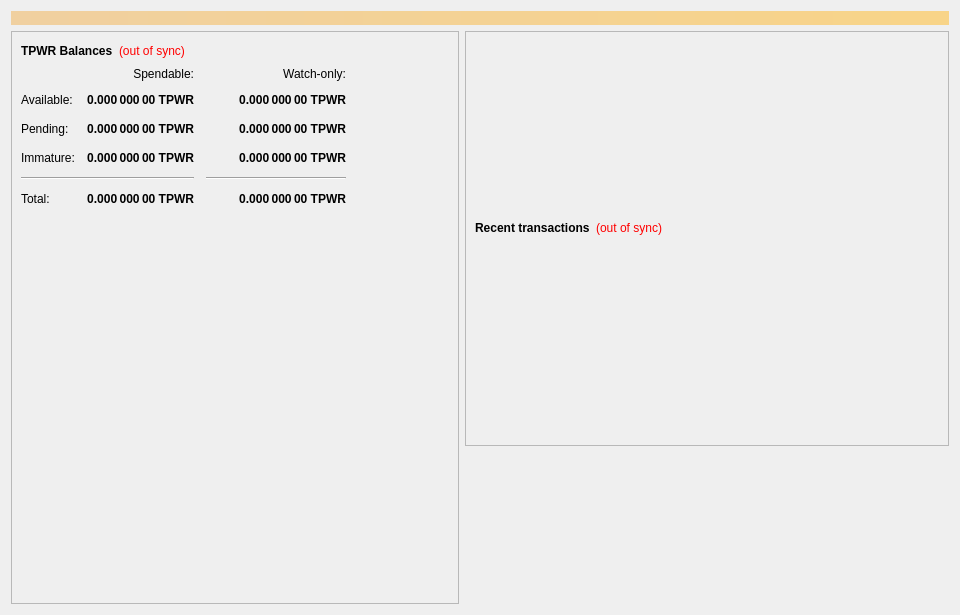
<?xml version="1.0" encoding="UTF-8"?>
<ui version="4.0">
 <class>OverviewPage</class>
 <widget class="QWidget" name="OverviewPage">
  <property name="geometry">
   <rect>
    <x>0</x>
    <y>0</y>
    <width>960</width>
    <height>615</height>
   </rect>
  </property>
  <property name="minimumSize">
   <size>
    <width>960</width>
    <height>0</height>
   </size>
  </property>
  <property name="windowTitle">
   <string>Form</string>
  </property>
  <layout class="QVBoxLayout" name="topLayout">
   <item>
    <widget class="QLabel" name="labelAlerts">
     <property name="visible">
      <bool>false</bool>
     </property>
     <property name="styleSheet">
      <string notr="true">background-color: qlineargradient(x1: 0, y1: 0, x2: 1, y2: 0, stop:0 #F0D0A0, stop:1 #F8D488); color:#000000;</string>
     </property>
     <property name="wordWrap">
      <bool>true</bool>
     </property>
     <property name="margin">
      <number>3</number>
     </property>
    </widget>
   </item>
   <item>
    <layout class="QHBoxLayout" name="horizontalLayout" stretch="1,1">
     <item>
      <layout class="QVBoxLayout" name="verticalLayout_2">
       <item>
        <widget class="QFrame" name="frame">
         <property name="frameShape">
          <enum>QFrame::StyledPanel</enum>
         </property>
         <property name="frameShadow">
          <enum>QFrame::Raised</enum>
         </property>
         <layout class="QVBoxLayout" name="verticalLayout_4">
          <item>
           <layout class="QHBoxLayout" name="horizontalLayout_4">
            <item>
             <widget class="QLabel" name="label_5">
              <property name="font">
               <font>
                <weight>75</weight>
                <bold>true</bold>
               </font>
              </property>
              <property name="text">
               <string>TPWR Balances</string>
              </property>
             </widget>
            </item>
            <item>
             <widget class="QLabel" name="labelWalletStatus">
              <property name="cursor">
               <cursorShape>WhatsThisCursor</cursorShape>
              </property>
              <property name="toolTip">
               <string>The displayed information may be out of date. Your wallet automatically synchronizes with the TPWR network after a connection is established, but this process has not completed yet.</string>
              </property>
              <property name="styleSheet">
               <string notr="true">QLabel { color: red; }</string>
              </property>
              <property name="text">
               <string notr="true">(out of sync)</string>
              </property>
              <property name="alignment">
               <set>Qt::AlignLeading|Qt::AlignLeft|Qt::AlignVCenter</set>
              </property>
             </widget>
            </item>
            <item>
             <spacer name="horizontalSpacer_3">
              <property name="orientation">
               <enum>Qt::Horizontal</enum>
              </property>
              <property name="sizeHint" stdset="0">
               <size>
                <width>40</width>
                <height>20</height>
               </size>
              </property>
             </spacer>
            </item>
           </layout>
          </item>
          <item>
           <layout class="QGridLayout" name="gridLayout">
            <property name="spacing">
             <number>12</number>
            </property>
            <item row="2" column="2">
             <widget class="QLabel" name="labelWatchPending">
              <property name="font">
               <font>
                <weight>75</weight>
                <bold>true</bold>
               </font>
              </property>
              <property name="cursor">
               <cursorShape>IBeamCursor</cursorShape>
              </property>
              <property name="toolTip">
               <string>Unconfirmed transactions to watch-only addresses</string>
              </property>
              <property name="text">
               <string notr="true">0.000 000 00 TPWR</string>
              </property>
              <property name="alignment">
               <set>Qt::AlignRight|Qt::AlignTrailing|Qt::AlignVCenter</set>
              </property>
              <property name="textInteractionFlags">
               <set>Qt::LinksAccessibleByMouse|Qt::TextSelectableByKeyboard|Qt::TextSelectableByMouse</set>
              </property>
             </widget>
            </item>
            <item row="2" column="1">
             <widget class="QLabel" name="labelUnconfirmed">
              <property name="font">
               <font>
                <weight>75</weight>
                <bold>true</bold>
               </font>
              </property>
              <property name="cursor">
               <cursorShape>IBeamCursor</cursorShape>
              </property>
              <property name="toolTip">
               <string>Total of transactions that have yet to be confirmed, and do not yet count toward the spendable balance</string>
              </property>
              <property name="text">
               <string notr="true">0.000 000 00 TPWR</string>
              </property>
              <property name="alignment">
               <set>Qt::AlignRight|Qt::AlignTrailing|Qt::AlignVCenter</set>
              </property>
              <property name="textInteractionFlags">
               <set>Qt::LinksAccessibleByMouse|Qt::TextSelectableByKeyboard|Qt::TextSelectableByMouse</set>
              </property>
             </widget>
            </item>
            <item row="3" column="2">
             <widget class="QLabel" name="labelWatchImmature">
              <property name="font">
               <font>
                <weight>75</weight>
                <bold>true</bold>
               </font>
              </property>
              <property name="cursor">
               <cursorShape>IBeamCursor</cursorShape>
              </property>
              <property name="toolTip">
               <string>Staked or masternode rewards in watch-only addresses that has not yet matured</string>
              </property>
              <property name="text">
               <string notr="true">0.000 000 00 TPWR</string>
              </property>
              <property name="alignment">
               <set>Qt::AlignRight|Qt::AlignTrailing|Qt::AlignVCenter</set>
              </property>
              <property name="textInteractionFlags">
               <set>Qt::LinksAccessibleByMouse|Qt::TextSelectableByKeyboard|Qt::TextSelectableByMouse</set>
              </property>
             </widget>
            </item>
            <item row="4" column="0" colspan="2">
             <widget class="Line" name="lineSpendableBalance">
              <property name="orientation">
               <enum>Qt::Horizontal</enum>
              </property>
             </widget>
            </item>
            <item row="4" column="2">
             <widget class="Line" name="lineWatchBalance">
              <property name="sizePolicy">
               <sizepolicy hsizetype="Preferred" vsizetype="Fixed">
                <horstretch>0</horstretch>
                <verstretch>0</verstretch>
               </sizepolicy>
              </property>
              <property name="minimumSize">
               <size>
                <width>140</width>
                <height>0</height>
               </size>
              </property>
              <property name="orientation">
               <enum>Qt::Horizontal</enum>
              </property>
             </widget>
            </item>
            <item row="5" column="0">
             <widget class="QLabel" name="labelTotalText">
              <property name="text">
               <string>Total:</string>
              </property>
             </widget>
            </item>
            <item row="3" column="1">
             <widget class="QLabel" name="labelImmature">
              <property name="font">
               <font>
                <weight>75</weight>
                <bold>true</bold>
               </font>
              </property>
              <property name="cursor">
               <cursorShape>IBeamCursor</cursorShape>
              </property>
              <property name="toolTip">
               <string>Staked or masternode rewards that has not yet matured</string>
              </property>
              <property name="text">
               <string notr="true">0.000 000 00 TPWR</string>
              </property>
              <property name="alignment">
               <set>Qt::AlignRight|Qt::AlignTrailing|Qt::AlignVCenter</set>
              </property>
              <property name="textInteractionFlags">
               <set>Qt::LinksAccessibleByMouse|Qt::TextSelectableByKeyboard|Qt::TextSelectableByMouse</set>
              </property>
             </widget>
            </item>
            <item row="2" column="3">
             <spacer name="horizontalSpacer_2">
              <property name="orientation">
               <enum>Qt::Horizontal</enum>
              </property>
              <property name="sizeHint" stdset="0">
               <size>
                <width>40</width>
                <height>20</height>
               </size>
              </property>
             </spacer>
            </item>
            <item row="3" column="0">
             <widget class="QLabel" name="labelImmatureText">
              <property name="text">
               <string>Immature:</string>
              </property>
             </widget>
            </item>
            <item row="5" column="1">
             <widget class="QLabel" name="labelTotal">
              <property name="font">
               <font>
                <weight>75</weight>
                <bold>true</bold>
               </font>
              </property>
              <property name="cursor">
               <cursorShape>IBeamCursor</cursorShape>
              </property>
              <property name="toolTip">
               <string>Your current total balance</string>
              </property>
              <property name="text">
               <string notr="true">0.000 000 00 TPWR</string>
              </property>
              <property name="alignment">
               <set>Qt::AlignRight|Qt::AlignTrailing|Qt::AlignVCenter</set>
              </property>
              <property name="textInteractionFlags">
               <set>Qt::LinksAccessibleByMouse|Qt::TextSelectableByKeyboard|Qt::TextSelectableByMouse</set>
              </property>
             </widget>
            </item>
            <item row="5" column="2">
             <widget class="QLabel" name="labelWatchTotal">
              <property name="font">
               <font>
                <weight>75</weight>
                <bold>true</bold>
               </font>
              </property>
              <property name="cursor">
               <cursorShape>IBeamCursor</cursorShape>
              </property>
              <property name="toolTip">
               <string>Current total balance in watch-only addresses</string>
              </property>
              <property name="text">
               <string notr="true">0.000 000 00 TPWR</string>
              </property>
              <property name="alignment">
               <set>Qt::AlignRight|Qt::AlignTrailing|Qt::AlignVCenter</set>
              </property>
              <property name="textInteractionFlags">
               <set>Qt::LinksAccessibleByMouse|Qt::TextSelectableByKeyboard|Qt::TextSelectableByMouse</set>
              </property>
             </widget>
            </item>
            <item row="0" column="2">
             <widget class="QLabel" name="labelWatchonly">
              <property name="text">
               <string>Watch-only:</string>
              </property>
              <property name="alignment">
               <set>Qt::AlignRight|Qt::AlignTrailing|Qt::AlignVCenter</set>
              </property>
             </widget>
            </item>
            <item row="1" column="0">
             <widget class="QLabel" name="labelBalanceText">
              <property name="text">
               <string>Available:</string>
              </property>
             </widget>
            </item>
            <item row="1" column="1">
             <widget class="QLabel" name="labelBalance">
              <property name="font">
               <font>
                <weight>75</weight>
                <bold>true</bold>
               </font>
              </property>
              <property name="cursor">
               <cursorShape>IBeamCursor</cursorShape>
              </property>
              <property name="toolTip">
               <string>Your current spendable balance</string>
              </property>
              <property name="text">
               <string notr="true">0.000 000 00 TPWR</string>
              </property>
              <property name="alignment">
               <set>Qt::AlignRight|Qt::AlignTrailing|Qt::AlignVCenter</set>
              </property>
              <property name="textInteractionFlags">
               <set>Qt::LinksAccessibleByMouse|Qt::TextSelectableByKeyboard|Qt::TextSelectableByMouse</set>
              </property>
             </widget>
            </item>
            <item row="1" column="2">
             <widget class="QLabel" name="labelWatchAvailable">
              <property name="font">
               <font>
                <weight>75</weight>
                <bold>true</bold>
               </font>
              </property>
              <property name="cursor">
               <cursorShape>IBeamCursor</cursorShape>
              </property>
              <property name="toolTip">
               <string>Your current balance in watch-only addresses</string>
              </property>
              <property name="text">
               <string notr="true">0.000 000 00 TPWR</string>
              </property>
              <property name="alignment">
               <set>Qt::AlignRight|Qt::AlignTrailing|Qt::AlignVCenter</set>
              </property>
              <property name="textInteractionFlags">
               <set>Qt::LinksAccessibleByMouse|Qt::TextSelectableByKeyboard|Qt::TextSelectableByMouse</set>
              </property>
             </widget>
            </item>
            <item row="2" column="0">
             <widget class="QLabel" name="labelPendingText">
              <property name="text">
               <string>Pending:</string>
              </property>
             </widget>
            </item>
            <item row="0" column="1">
             <widget class="QLabel" name="labelSpendable">
              <property name="text">
               <string>Spendable:</string>
              </property>
              <property name="alignment">
               <set>Qt::AlignRight|Qt::AlignTrailing|Qt::AlignVCenter</set>
              </property>
             </widget>
            </item>
           </layout>
          </item>
          <item>
           <spacer name="verticalSpacer_4">
            <property name="orientation">
             <enum>Qt::Vertical</enum>
            </property>
            <property name="sizeHint" stdset="0">
             <size>
              <width>20</width>
              <height>30</height>
             </size>
            </property>
           </spacer>
          </item>
         </layout>
        </widget>
       </item>
      </layout>
     </item>
     <item>
      <layout class="QVBoxLayout" name="verticalLayout_3">
       <item>
        <widget class="QFrame" name="frame_2">
         <property name="frameShape">
          <enum>QFrame::StyledPanel</enum>
         </property>
         <property name="frameShadow">
          <enum>QFrame::Raised</enum>
         </property>
         <layout class="QVBoxLayout" name="verticalLayout">
          <item>
           <spacer name="verticalSpacer_3">
            <property name="orientation">
             <enum>Qt::Vertical</enum>
            </property>
            <property name="sizeType">
             <enum>QSizePolicy::Fixed</enum>
            </property>
            <property name="sizeHint" stdset="0">
             <size>
              <width>20</width>
              <height>75</height>
             </size>
            </property>
           </spacer>
          </item>
          <item>
           <widget class="QLabel" name="labelOverviewHeaderRight">
            <property name="minimumSize">
             <size>
              <width>464</width>
              <height>96</height>
             </size>
            </property>
            <property name="maximumSize">
             <size>
              <width>16777215</width>
              <height>96</height>
             </size>
            </property>
            <property name="alignment">
             <set>Qt::AlignCenter</set>
            </property>
            <property name="margin">
             <number>5</number>
            </property>
           </widget>
          </item>
          <item>
           <layout class="QHBoxLayout" name="horizontalLayout_2">
            <item>
             <widget class="QLabel" name="label_4">
              <property name="font">
               <font>
                <weight>75</weight>
                <bold>true</bold>
               </font>
              </property>
              <property name="text">
               <string>Recent transactions</string>
              </property>
             </widget>
            </item>
            <item>
             <widget class="QLabel" name="labelTransactionsStatus">
              <property name="cursor">
               <cursorShape>WhatsThisCursor</cursorShape>
              </property>
              <property name="toolTip">
               <string>The displayed information may be out of date. Your wallet automatically synchronizes with the TPWR network after a connection is established, but this process has not completed yet.</string>
              </property>
              <property name="styleSheet">
               <string notr="true">QLabel { color: red; }</string>
              </property>
              <property name="text">
               <string notr="true">(out of sync)</string>
              </property>
              <property name="alignment">
               <set>Qt::AlignRight|Qt::AlignTrailing|Qt::AlignVCenter</set>
              </property>
             </widget>
            </item>
            <item>
             <spacer name="horizontalSpacer">
              <property name="orientation">
               <enum>Qt::Horizontal</enum>
              </property>
              <property name="sizeHint" stdset="0">
               <size>
                <width>40</width>
                <height>20</height>
               </size>
              </property>
             </spacer>
            </item>
           </layout>
          </item>
          <item>
           <widget class="QListView" name="listTransactions">
            <property name="styleSheet">
             <string notr="true">QListView { background: transparent; }</string>
            </property>
            <property name="frameShape">
             <enum>QFrame::NoFrame</enum>
            </property>
            <property name="verticalScrollBarPolicy">
             <enum>Qt::ScrollBarAlwaysOff</enum>
            </property>
            <property name="horizontalScrollBarPolicy">
             <enum>Qt::ScrollBarAlwaysOff</enum>
            </property>
            <property name="selectionMode">
             <enum>QAbstractItemView::NoSelection</enum>
            </property>
           </widget>
          </item>
         </layout>
        </widget>
       </item>
       <item>
        <spacer name="verticalSpacer_2">
         <property name="orientation">
          <enum>Qt::Vertical</enum>
         </property>
         <property name="sizeType">
          <enum>QSizePolicy::Expanding</enum>
         </property>
         <property name="sizeHint" stdset="0">
          <size>
           <width>20</width>
           <height>40</height>
          </size>
         </property>
        </spacer>
       </item>
      </layout>
     </item>
    </layout>
   </item>
  </layout>
 </widget>
 <resources/>
 <connections/>
</ui>
